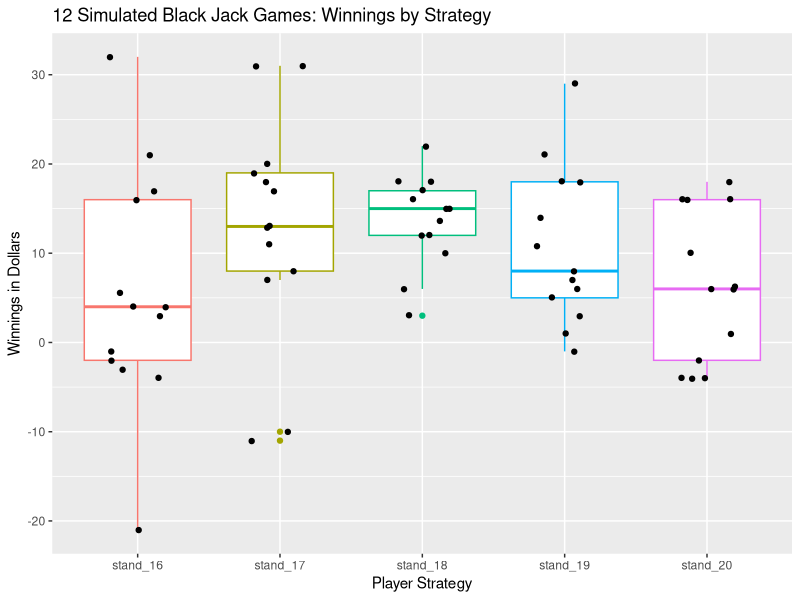
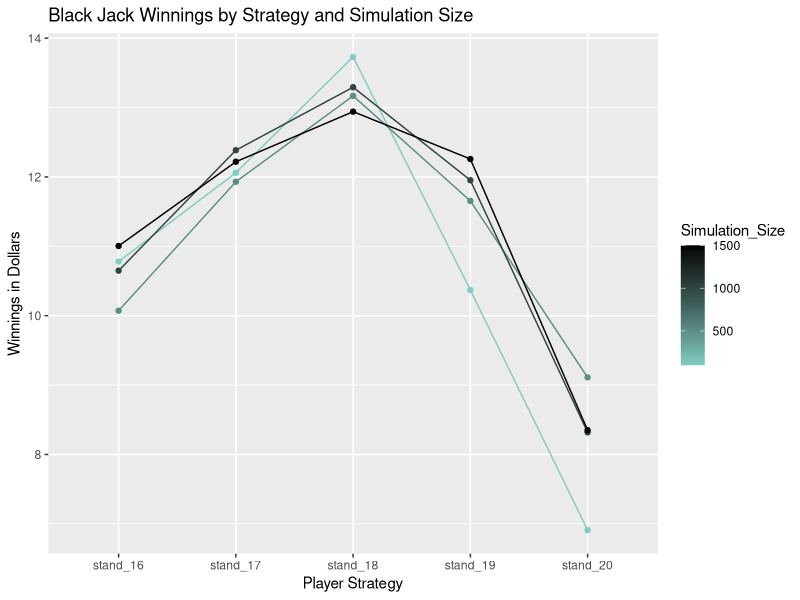

Write the R code that produced these figures, in order.
## ---- chunk 1
#add required packages
library(ggplot2)
library(RColorBrewer)
library(knitr)
library(reshape2)
## ---- chunk 2
# Create a hand for the dealer. 
deal_card <- function(d_deck,decks_2){
  flag_last_round <- 0
  if (length(d_deck) == 0) {
    flag_last_round <- 1
    d_deck <- decks_2
  }
  d_card <- sample(d_deck,1,FALSE)
  d_deck <- d_deck [!d_deck %in% d_card | duplicated(d_deck)]
  return(list(d_card,d_deck,flag_last_round))
}
dealer_hand <- function(dh_deck,decks_2) {
  dh_hand <- 0
  dh_last_round_flag <- 0
  dh_count <- 1
  while (sum(dh_hand) < 17) {
    dh_deal <- deal_card(dh_deck,decks_2)
    dh_hand[dh_count] <- dh_deal[[1]]
    dh_deck <- dh_deal[[2]]
    if (dh_deal[[3]] == 1) {dh_last_round_flag <- dh_deal[[3]]}
    dh_count <- dh_count+1 # ace = 1 if hand > 21
    if(sum(dh_hand) > 21) {
      if(11 %in% dh_hand) {
        dh_hand[match(11,dh_hand)] <- 1
      }
    }
  }    
  return(list(dh_hand,dh_deck,dh_last_round_flag))
}

# Create player hand 
player_hand <- function(ph_deck,decks_2,threshold_p) {
  ph_hand <- 0
  ph_count <- 1
  ph_last_round_flag <- 0
  while (sum(ph_hand) < threshold_p) {
    ph_deal <- deal_card(ph_deck,decks_2)
    ph_hand[ph_count] <- ph_deal[[1]]
    ph_deck <- ph_deal[[2]]
    if (ph_deal[[3]] == 1) {ph_last_round_flag <- ph_deal[[3]]}
    ph_count <- ph_count+1 # ace = 1 if hand > 21
    if(sum(ph_hand) > 21) {
      if(11 %in% ph_hand) {
        ph_hand[match(11,ph_hand)] <- 1
      }
    }
  }  
  return(list(ph_hand,ph_deck,ph_last_round_flag))
}

# Create a game 
game <- function(game_deck,decks_2,threshold_p) { 
  #dealer hand
  d_result <- dealer_hand(game_deck,decks_2)
  d_hand <- d_result[[1]]
  game_deck <- d_result[[2]]
  last_round_flag_d <- d_result[[3]]
  #player hand
  p_result <- player_hand(game_deck,decks_2,threshold_p)
  p_hand <- p_result[[1]]
  game_deck <- p_result[[2]]
  last_round_flag_p <- p_result[[3]]
  if (last_round_flag_d == 1 || last_round_flag_p == 1) {
    game_last_round_flag <- 1
  } else {
    game_last_round_flag <- 0
  }
  return(list(d_hand,p_hand,game_deck,game_last_round_flag))
}

# Go through two decks- create dealer and player hand each round 
play_decks_2 <- function(p2d_deck,decks_2,threshold_p) {
  round_counter <- 1
  p2d_last_round_flag <- 0 
  result_list.names <- c("Dealer_Hand", "Player_Hand")
  result_list <- vector("list", length(result_list.names))
  names(result_list) <- result_list.names
  while (p2d_last_round_flag != 1) {
    round_result <- game(p2d_deck,decks_2,threshold_p)
    result_list$Dealer_Hand[round_counter] <- list(round_result[[1]])
    result_list$Player_Hand[round_counter] <- list(round_result[[2]])
    p2d_deck <- round_result[[3]]
    p2d_last_round_flag <- round_result[[4]]
    round_counter <- round_counter+1
  }
  return(result_list)  
}

# Takes in list containing all hands after above running through two decks. 
results_vec <- function(results_set) {
  winner <- numeric(length(results_set$Dealer_Hand))
  for (i in 1:length(results_set$Dealer_Hand)) {
    d_Hand <- sum(results_set$Dealer_Hand[[i]])
    p_Hand <- sum(results_set$Player_Hand[[i]])
    if(d_Hand < 22) {
      if(p_Hand < 22) {
        if(d_Hand > p_Hand) {
          winner[i] <- 1  
        } else if (d_Hand < p_Hand) {
            winner[i] <- 2
        } else if (d_Hand == p_Hand) {
            winner[i] <- 0
        }
      } else if(p_Hand >= 22) {
          winner[i] <- 1     
      }
    } else if(d_Hand >= 22){
            winner[i] <- 2 # if dealer goes bust player wins
      } 
  }
  return(winner)
}

# Calculates the player winnings with assumptions: 
# player bets $2/hand    
# player wins = player receives $3    
# player loss = player loses $2 bet    
# tie = $0 exchanged    
# dealer goes bust = win for player
calc_player_win <- function(results) {
  winnings <- numeric(length(results))
  for(i in 1:length(results)) {
    if (results[i] == 0) winnings[i] <- 0
    if (results[i] == 1) winnings[i] <- -2
    if (results[i] == 2) winnings[i] <- 3      
  }
  return(winnings)
}

# Play a full two deck game, calculate winnings/losses
play_deck2 <- function(pd2_deck,threshold_p){
  #create list of results per round after running two decks game
  one_set <- play_decks_2(pd2_deck,pd2_deck,threshold_p)
  #create vector for results of each hand
  outcome_vec <- results_vec(one_set)
  player_winnings <- 0
  player_winnings <- calc_player_win(outcome_vec)
  return(sum(player_winnings))
}

# Create function to run the simulation for two deck games 
# Takes two decks and number of simulations as params 
# Each run uses player strategies (stand at 16 to 20); dealer stands at 17
build_output <- function(out_deck, runs) {
  count_obs <- numeric(runs)
  vec16 <- numeric(runs)
  vec17 <- numeric(runs)
  vec18 <- numeric(runs)
  vec19 <- numeric(runs)
  vec20 <- numeric(runs)
  for (i in 1:runs){
    count_obs[i] <- i
    vec16[i] <- play_deck2(out_deck,16)
    vec17[i] <- play_deck2(out_deck,17)
    vec18[i] <- play_deck2(out_deck,18)
    vec19[i] <- play_deck2(out_deck,19)
    vec20[i] <- play_deck2(out_deck,20)
  }
  output <- data.frame("count_obs"= count_obs,
                     "stand_16"=vec16,"stand_17"=vec17,
                     "stand_18"=vec18,"stand_19"=vec19,
                     "stand_20"=vec20)
  return(output)  
}
## ---- chunk 3
set.seed(2345)
# Create set of two decks, simulate 12 two-deck games; run sim with diff strategies

# vector for two decks
two_deck <- c(2,2,2,2,3,3,3,3,4,4,4,4,5,5,5,5,6,6,6,6,7,7,7,7,8,8,8,8,
              9,9,9,9,10,10,10,10,10,10,10,10,10,10,10,10,10,10,10,10,
              11,11,11,11,2,2,2,2,3,3,3,3,4,4,4,4,5,5,5,5,6,6,6,6,
              7,7,7,7,8,8,8,8,9,9,9,9,10,10,10,10,10,10,10,10,10,10,10,
              10,10,10,10,10,11,11,11,11)

# 12 games per strategy 
output12 <- build_output(two_deck,12)
output12_avg <- c("stand_16"=mean(output12$stand_16),
                    "stand_17"=mean(output12$stand_17),
                    "stand_18"=mean(output12$stand_18),
                    "stand_19"=mean(output12$stand_19),
                    "stand_20"=mean(output12$stand_20))
## ---- chunk 4
output12_avg <- round(output12_avg,2)
kable(output12_avg, caption = "Winnings by Strategy")
## ---- chunk 5
#Plot
# data cleanup
output12_full <- rbind(output12, c(count_obs=0,c(output12_avg)))
# need long form
output12_full <- melt(output12_full, 
                     id.vars="count_obs", 
                     value.name="value", 
                     variable.name="Strategy")
# boxplot
plot12 <- ggplot(data=output12_full, 
       aes(x=Strategy, y=value))
plot12 <- plot12 + geom_boxplot(aes(colour = Strategy)) + 
  geom_jitter(width = 0.2)
plot12 <- plot12 + xlab("Player Strategy")
plot12 <- plot12 + ylab("Winnings in Dollars")
plot12 <- plot12 + ggtitle("12 Simulated Black Jack Games: Winnings by Strategy")
plot12 <- plot12 + theme(legend.position="none")
plot12
## ---- chunk 6
set.seed(2345)
# 100 simulations
output100 <- build_output(two_deck,100)

# 500 simulations
output500 <- build_output(two_deck,500)

# 1000 simulations
output1000 <- build_output(two_deck,1000)

# 1500 simulations
output1500 <- build_output(two_deck,1500)

## ---- chunk 7
# average winnings/loses
# 100
output100_avg <- c("stand_16"=mean(output100$stand_16),
                      "stand_17"=mean(output100$stand_17),
                      "stand_18"=mean(output100$stand_18),
                      "stand_19"=mean(output100$stand_19),
                      "stand_20"=mean(output100$stand_20))
# 500
output500_avg <- c("stand_16"=mean(output500$stand_16),
                      "stand_17"=mean(output500$stand_17),
                      "stand_18"=mean(output500$stand_18),
                      "stand_19"=mean(output500$stand_19),
                      "stand_20"=mean(output500$stand_20))
# 1000
output1000_avg <- c("stand_16"=mean(output1000$stand_16),
                      "stand_17"=mean(output1000$stand_17),
                      "stand_18"=mean(output1000$stand_18),
                      "stand_19"=mean(output1000$stand_19),
                      "stand_20"=mean(output1000$stand_20))
# 1500
output1500_avg <- c("stand_16"=mean(output1500$stand_16),
                      "stand_17"=mean(output1500$stand_17),
                      "stand_18"=mean(output1500$stand_18),
                      "stand_19"=mean(output1500$stand_19),
                      "stand_20"=mean(output1500$stand_20))

# Plot
plot_df <- rbind(output100_avg,
            output500_avg,
            output1000_avg,
            output1500_avg)
#remove row names
row.names(plot_df) <- NULL 
#add column to record sim size
plot_df <- cbind(Simulation_Size=c(100,500,1000, 1500),plot_df)
#convert matrix to df
plot_df <- data.frame(plot_df)
plot_df2 <- round(plot_df,2)
#convert data to long format
plot_df <- melt(plot_df, id.vars="Simulation_Size", 
                value.name="value", 
                variable.name="Strategy")
plot_all <- ggplot(data=plot_df, 
        aes(x=Strategy, y=value, group=Simulation_Size, colour=Simulation_Size))
plot_all <- plot_all + 
  geom_line(aes(colour=Simulation_Size)) + 
  geom_point(aes(colour=Simulation_Size)) + 
  scale_colour_gradient(low = "#80cdc1", high = "black")
plot_all <- plot_all + xlab("Player Strategy")
plot_all <- plot_all + ylab("Winnings in Dollars")
plot_all <- plot_all + ggtitle("Black Jack Winnings by Strategy and Simulation Size")
plot_all
## ---- chunk 8
kable(plot_df2, caption = "Winnings by Strategy and Simulation Size")
